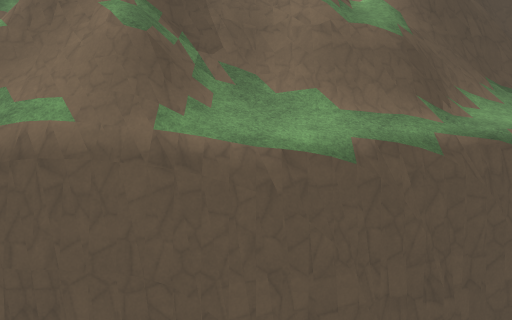
view 1 (above)

24 first-person views from a walk through a 3-D level made in the Godot game engine. The camera is 1.3 m above the floor, tilts 10° down and sees 75° across. The floor is counted in squares, 0.5 m on a side. Each view is taken from the middle of a square. On the plan, view 1 faces up. The plan holds only what a view shows up to about 20 squares ahead; the rest is blank. The place goes on beyond the plan. Characters and animated objects are not drawn. Surface patterns are stand-ins for the level's own textures.

view 2
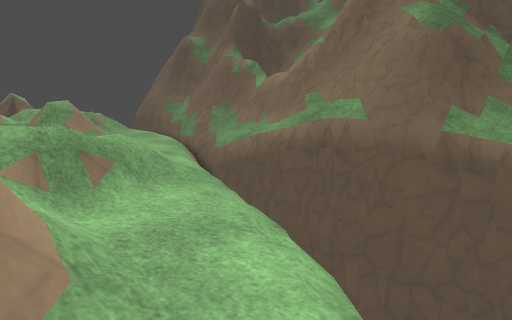

view 3
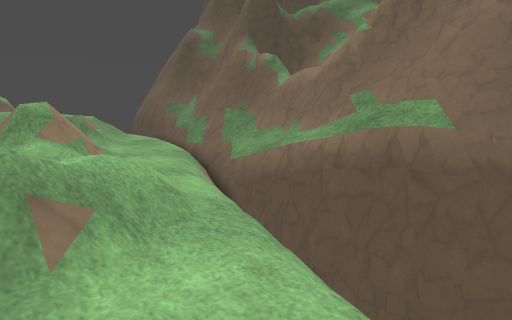

view 4
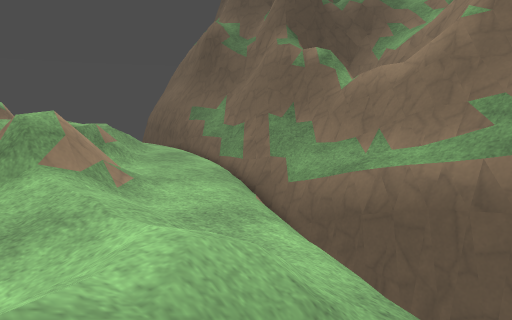

view 5
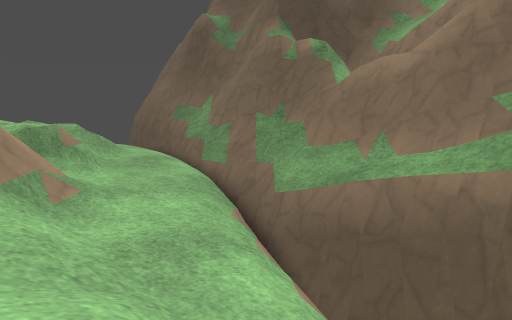

view 6
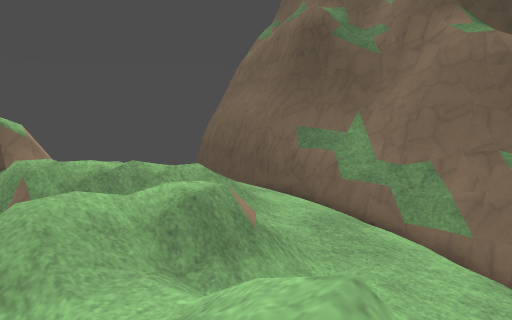

view 7
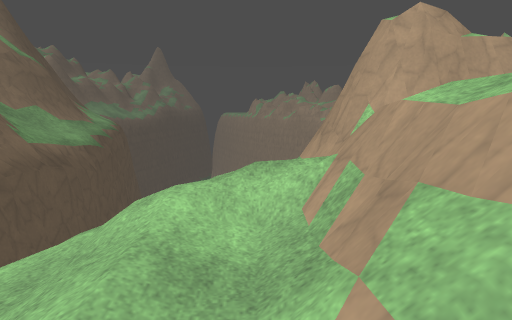

view 8
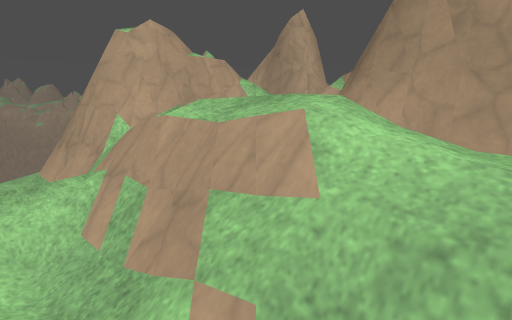

view 9
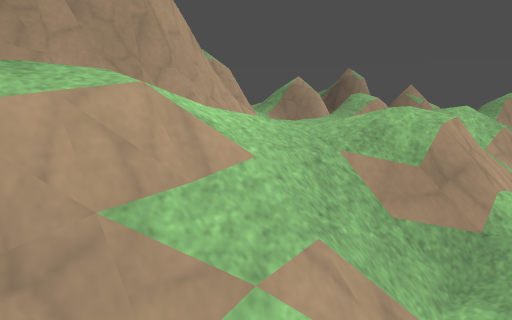

view 10
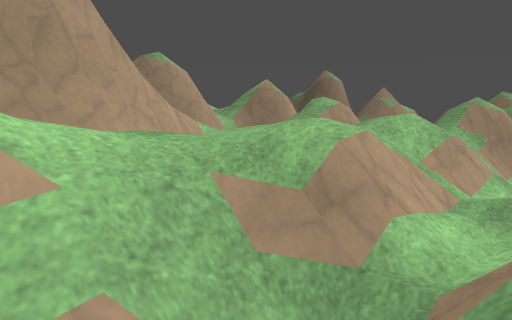

view 11
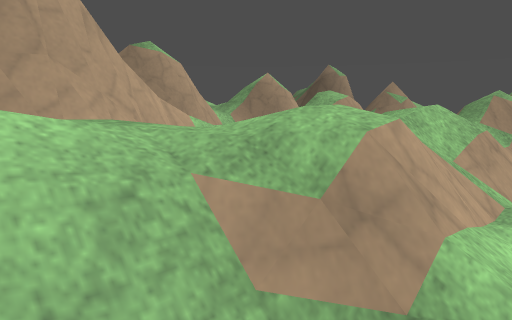

view 12
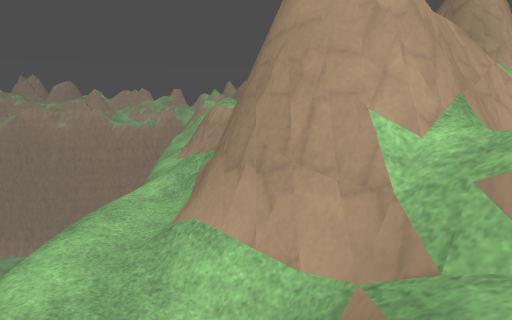

view 13
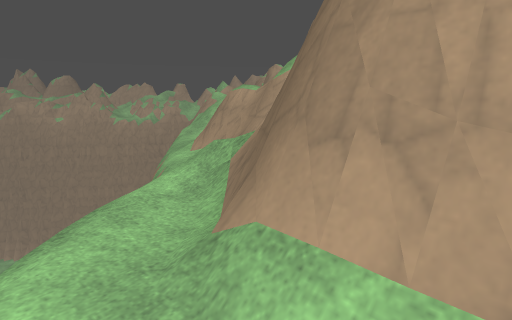

view 14
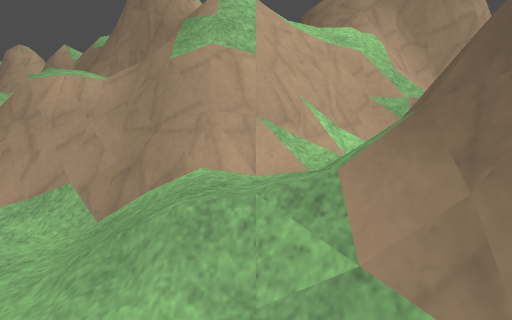

view 15
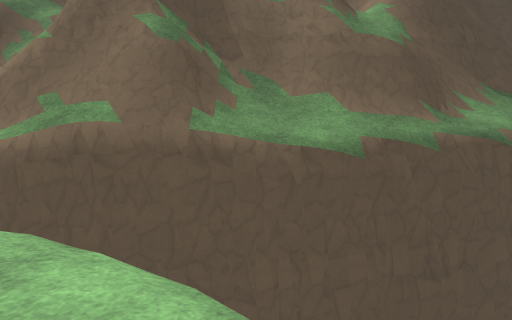

view 16
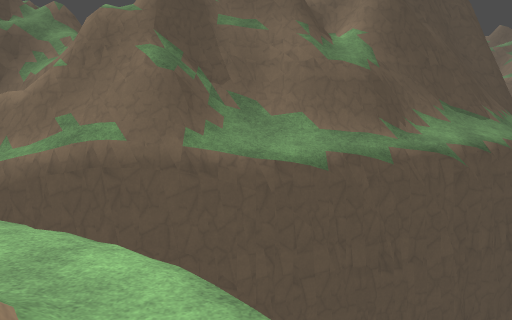

view 17
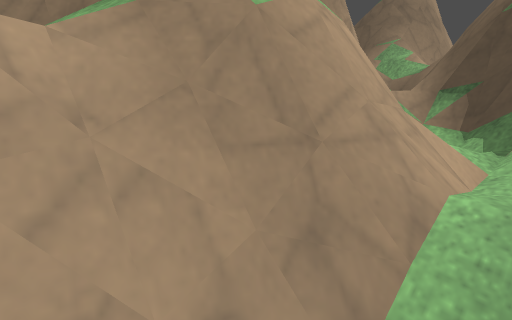

view 18
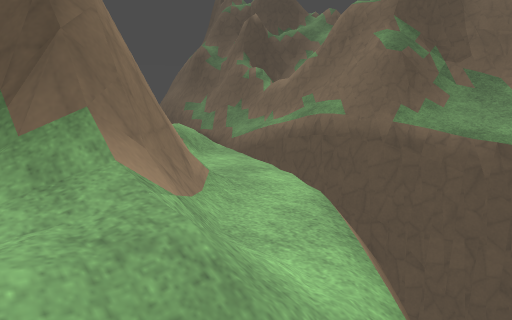

view 19
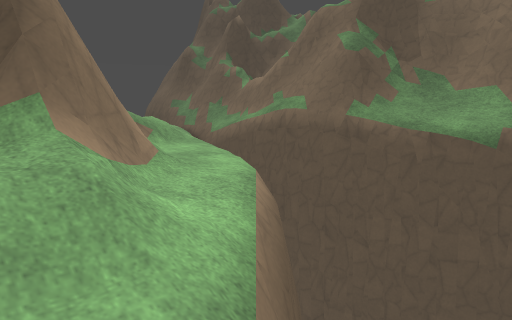

view 20
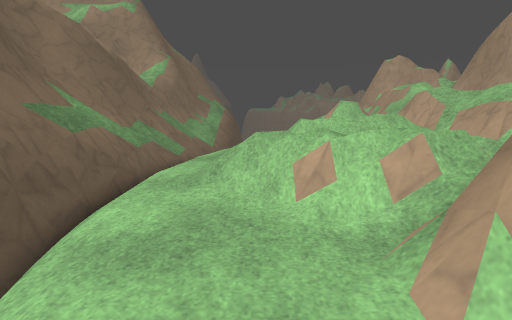

view 21
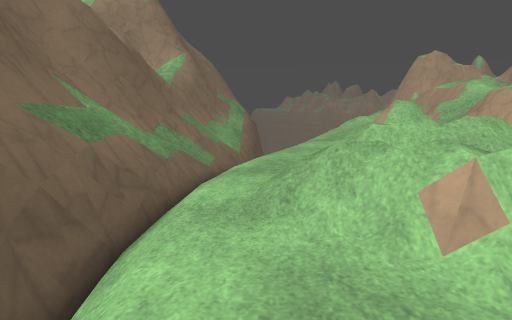

view 22
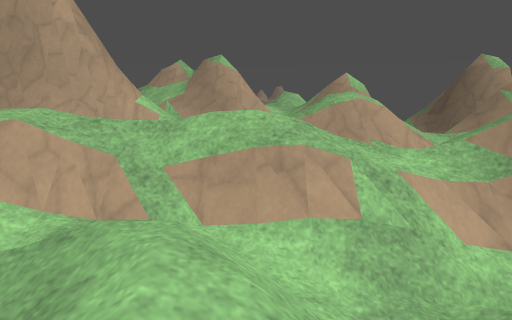

view 23
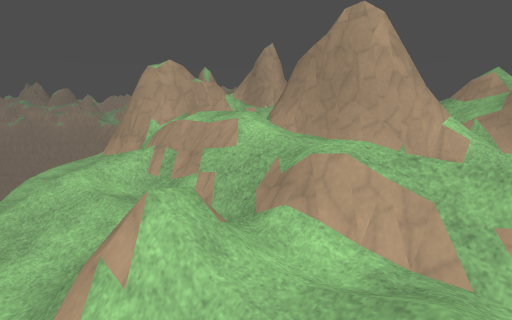

view 24
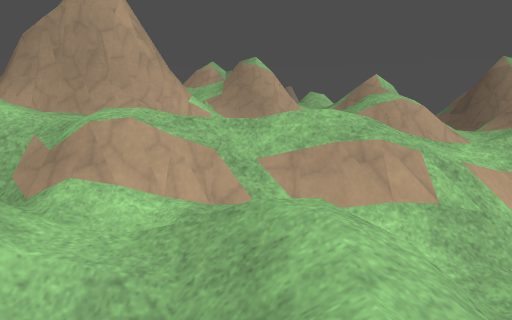

### Floor plan
Key: @ floor where view 1 was taken; # wall or solid block; x gap in a wall; . main floor; : floor 0.5 m higher than the main floor; - floor 0.5 m lower than the main floor; + floor 0.75 m higher than the main floor; _ floor 0.75 m lower than the main floor; * floor 1.25 m higher than the main floor; % floor 1.5 m higher than the main floor; & floor 2 m higher than the main floor; $ floor 2.5 m higher than the main floor; / step, stairs or slope; = window, fence, low wall or low ledge; ^ raised ledge; v drop or lower ground.
Columns run from 41 left of view 1 to 10 right of it. Each row starts with its distance up from view 1.
 17        ###  #######  ^                   ^^^=^^^ ##^
 16        =######+######^=#^^^            #^^^^^^^##^^^
 15       // #=======:###^^^^=^^^#       ^#^^^^^^^^^^^^=
 14     -////......../#==^^^^^^^^^####^^^^^^^^^^^^==^^=v
 13     .............//-/  ^^^^^==^^^##^^^===^^^^^vvvvvv
 12    ........//.......///_vvvv.===========vvvvvvvv
 11     ...../////........//   vvvvvvvvvvvvvvvvvv
 10 .   ....////////.......///v            v
  9     ....///// ///........///v
  8     ...///// /////.........///
  7     == ///// ///// ///.......////
  6     ^=#+/// //+/////=//....////////
  5      =#/+// //+//////+//////////..//.
  4          //.///+/+//*//+++++++//......-
  3          ////////++////::::://///.......v
  2      #=#:////////++//// /::://///........vv
  1      #==++/*%****%%%*/++/##+//+//////.....vv
  0      &%%***%%%%%%%%%%%%%*#==*x++#====#...@.vv
 -1    == %%*     %%    %%%%%%%%%  *#=^^^==..../v
 -2                     %%%%&&&&&  %#=#^^#^=/..//v
 -3                                %=^## ^^=//////
 -4         +*v=        ##==##      =^#  ^^#//////
 -5   ^=#++*%%%%%** ++==^^^^##=    #^##  ^=//++//.///
 -6    ^#**%%&&%%%%%*%#=^^ ^###=   #^#  ^= +/++///..//
 -7    ==    ==      %&=^     #=    =^^###++#=====##/..
 -8    =#              =            $==^=+##=^==v===v..
 -9        ==#   ===                #=====^^^=

Positions as (right, up) in squares from view 1, and headings:
1: (0, 0), facing up
2: (0, -1), facing up-left
3: (-4, 1), facing up-left
4: (-9, 2), facing up-left
5: (-10, 4), facing up-left
6: (-20, 3), facing up-left
7: (-20, 2), facing right
8: (-20, 3), facing down-right
9: (-15, 3), facing down-left
10: (-17, 4), facing down-left
11: (-18, 3), facing down-left
12: (-11, 4), facing down-right
13: (-8, 3), facing down-right
14: (0, 0), facing down
15: (-1, -2), facing up
16: (0, -5), facing up
17: (5, -5), facing down-left
18: (4, -6), facing up-left
19: (7, -6), facing up-left
20: (-41, 10), facing right
21: (-38, 12), facing right
22: (-28, 8), facing down
23: (-27, 8), facing down-right
24: (-26, 9), facing down
